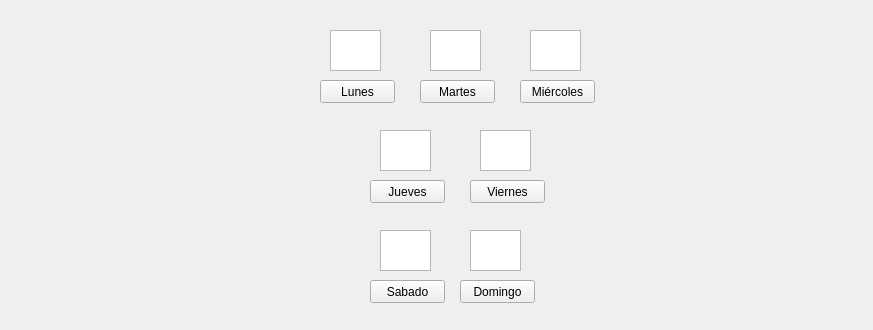
     <widget class="QWidget" name="tabDias">
      <attribute name="title">
       <string>Días</string>
      </attribute>
      <widget class="QWidget" name="widgetDias" native="true">
       <property name="geometry">
        <rect>
         <x>80</x>
         <y>10</y>
         <width>784</width>
         <height>311</height>
        </rect>
       </property>
       <widget class="QGraphicsView" name="imagen_Lunes">
        <property name="geometry">
         <rect>
          <x>250</x>
          <y>20</y>
          <width>51</width>
          <height>41</height>
         </rect>
        </property>
       </widget>
       <widget class="QPushButton" name="boton_Lunes">
        <property name="geometry">
         <rect>
          <x>240</x>
          <y>70</y>
          <width>75</width>
          <height>23</height>
         </rect>
        </property>
        <property name="text">
         <string>Lunes</string>
        </property>
       </widget>
       <widget class="QGraphicsView" name="imagen_Martes">
        <property name="geometry">
         <rect>
          <x>350</x>
          <y>20</y>
          <width>51</width>
          <height>41</height>
         </rect>
        </property>
       </widget>
       <widget class="QPushButton" name="boton_Martes">
        <property name="geometry">
         <rect>
          <x>340</x>
          <y>70</y>
          <width>75</width>
          <height>23</height>
         </rect>
        </property>
        <property name="text">
         <string>Martes</string>
        </property>
       </widget>
       <widget class="QGraphicsView" name="imagen_Miercoles">
        <property name="geometry">
         <rect>
          <x>450</x>
          <y>20</y>
          <width>51</width>
          <height>41</height>
         </rect>
        </property>
       </widget>
       <widget class="QPushButton" name="boton_Miercoles">
        <property name="geometry">
         <rect>
          <x>440</x>
          <y>70</y>
          <width>75</width>
          <height>23</height>
         </rect>
        </property>
        <property name="text">
         <string>Miércoles</string>
        </property>
       </widget>
       <widget class="QGraphicsView" name="imagen_Jueves">
        <property name="geometry">
         <rect>
          <x>300</x>
          <y>120</y>
          <width>51</width>
          <height>41</height>
         </rect>
        </property>
       </widget>
       <widget class="QPushButton" name="boton_Jueves">
        <property name="geometry">
         <rect>
          <x>290</x>
          <y>170</y>
          <width>75</width>
          <height>23</height>
         </rect>
        </property>
        <property name="text">
         <string>Jueves</string>
        </property>
       </widget>
       <widget class="QGraphicsView" name="imagen_Viernes">
        <property name="geometry">
         <rect>
          <x>400</x>
          <y>120</y>
          <width>51</width>
          <height>41</height>
         </rect>
        </property>
       </widget>
       <widget class="QPushButton" name="boton_Viernes">
        <property name="geometry">
         <rect>
          <x>390</x>
          <y>170</y>
          <width>75</width>
          <height>23</height>
         </rect>
        </property>
        <property name="text">
         <string>Viernes</string>
        </property>
       </widget>
       <widget class="QGraphicsView" name="imagen_Domingo">
        <property name="geometry">
         <rect>
          <x>390</x>
          <y>220</y>
          <width>51</width>
          <height>41</height>
         </rect>
        </property>
       </widget>
       <widget class="QPushButton" name="boton_Domingo">
        <property name="geometry">
         <rect>
          <x>380</x>
          <y>270</y>
          <width>75</width>
          <height>23</height>
         </rect>
        </property>
        <property name="text">
         <string>Domingo</string>
        </property>
       </widget>
       <widget class="QGraphicsView" name="imagen_Sabado">
        <property name="geometry">
         <rect>
          <x>300</x>
          <y>220</y>
          <width>51</width>
          <height>41</height>
         </rect>
        </property>
       </widget>
       <widget class="QPushButton" name="boton_Sabado">
        <property name="geometry">
         <rect>
          <x>290</x>
          <y>270</y>
          <width>75</width>
          <height>23</height>
         </rect>
        </property>
        <property name="text">
         <string>Sabado</string>
        </property>
       </widget>
      </widget>
     </widget>
